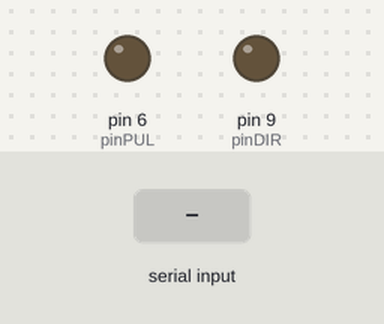
Recording of a sketch running on a simulated Arduino Uno, built with avr-gcc and run on an emulated ATmega328P. Shown: output pins drawn as LEDs (lit = HIGH). The test bench sets the inputs (shaded band).

Above: at 1.2 s.
1.3 s: "1\n" received over Serial
At 2.5 s:
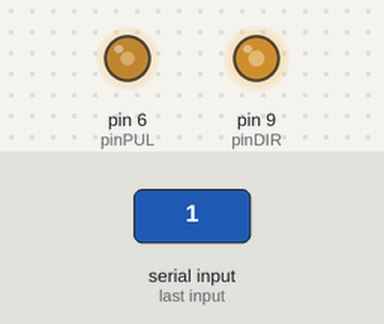
4.3 s: byte 10 ('\n') received over Serial
5.8 s: "0\n" received over Serial
At 7.71 s:
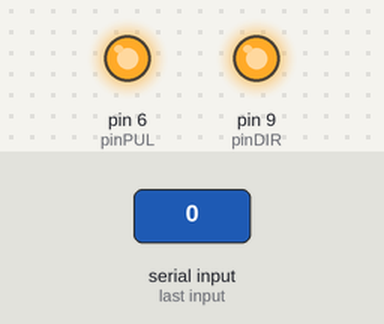
Timing chart, 0 to 54.5 s (numbered marks = the images above; inputs shaded):
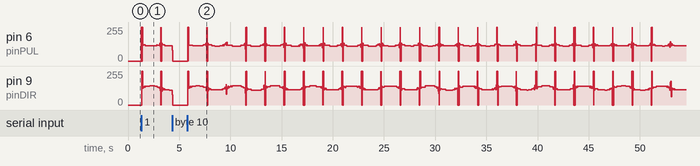

The sketch:

FinalSinus.ino
```cpp
#define pinDIR 9
#define pinPUL 6

float omega = 2 * PI * 0.265;
float t, t0, dt, speed_RPM;
int N = 800;
bool mvt = false;

void setup() {
  Serial.begin(2000000);
  pinMode(pinPUL, OUTPUT);
  pinMode(pinDIR, OUTPUT);
}

void loop() {

  if (Serial.read() == '\n'){
    mvt = not(mvt);
    t0 = millis() / 1000.0;
  }

  if (mvt){
    t = millis() / 1000.0 - t0;

    speed_RPM =  17 * PI * omega * sin(omega * t) ;
    // Prefacteur à regler


    if  (speed_RPM != 0){
      dt = 1000 * 60 * 1000 / N / speed_RPM;
      step(dt* 1000);
    }
  }

}


void step(float Dt){
  if (Dt>0) {
    digitalWrite(pinPUL, LOW);
    digitalWrite(pinDIR, HIGH);
    delayMicroseconds(Dt);

    digitalWrite(pinPUL, HIGH);
    digitalWrite(pinDIR, HIGH);
    delayMicroseconds(Dt);

    digitalWrite(pinPUL, HIGH);
    digitalWrite(pinDIR, LOW);
    delayMicroseconds(Dt);

    digitalWrite(pinPUL, LOW);
    digitalWrite(pinDIR, LOW);
    delayMicroseconds(Dt);
  }

  else if (Dt< 0){
    float dt2 = -Dt;
    digitalWrite(pinPUL, LOW);
    digitalWrite(pinDIR, LOW);
    delayMicroseconds(dt2);

    digitalWrite(pinPUL, HIGH);
    digitalWrite(pinDIR, LOW);
    delayMicroseconds(dt2);

    digitalWrite(pinPUL, HIGH);
    digitalWrite(pinDIR, HIGH);
    delayMicroseconds(dt2);

    digitalWrite(pinPUL, LOW);
    digitalWrite(pinDIR, HIGH);
    delayMicroseconds(dt2);
  }
  //return 0;
}
```
